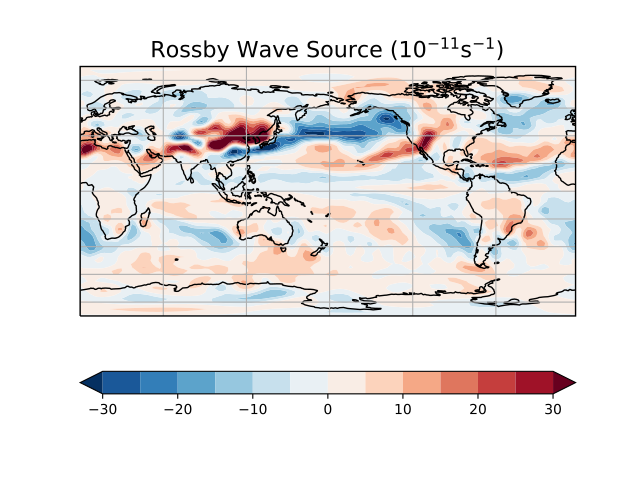

Reproduce this figure in Python.
"""Compute Rossby wave source from the long-term mean flow.

This example uses the xarray interface.

Additional requirements for this example:

* xarray (http://xarray.pydata.org)
* matplotlib (http://matplotlib.org/)
* cartopy (http://scitools.org.uk/cartopy/)

"""
import cartopy.crs as ccrs
import matplotlib as mpl
import matplotlib.pyplot as plt
import xarray as xr

from windspharm.xarray import VectorWind
from windspharm.examples import example_data_path

mpl.rcParams['mathtext.default'] = 'regular'


# Read zonal and meridional wind components from file using the xarray module.
# The components are in separate files.
ds = xr.open_mfdataset([example_data_path(f)
                        for f in ('uwnd_mean.nc', 'vwnd_mean.nc')])
uwnd = ds['uwnd']
vwnd = ds['vwnd']

# Create a VectorWind instance to handle the computations.
w = VectorWind(uwnd, vwnd)

# Compute components of rossby wave source: absolute vorticity, divergence,
# irrotational (divergent) wind components, gradients of absolute vorticity.
eta = w.absolutevorticity()
div = w.divergence()
uchi, vchi = w.irrotationalcomponent()
etax, etay = w.gradient(eta)
etax.attrs['units'] = 'm**-1 s**-1'
etay.attrs['units'] = 'm**-1 s**-1'

# Combine the components to form the Rossby wave source term.
S = eta * -1. * div - (uchi * etax + vchi * etay)

# Pick out the field for December at 200 hPa.
S_dec = S[S['time.month'] == 12]

# Plot Rossby wave source.
clevs = [-30, -25, -20, -15, -10, -5, 0, 5, 10, 15, 20, 25, 30]
ax = plt.subplot(111, projection=ccrs.PlateCarree(central_longitude=180))
S_dec *= 1e11
fill = S_dec[0].plot.contourf(ax=ax, levels=clevs, cmap=plt.cm.RdBu_r,
                              transform=ccrs.PlateCarree(), extend='both',
                              add_colorbar=False)
ax.coastlines()
ax.gridlines()
plt.colorbar(fill, orientation='horizontal')
plt.title('Rossby Wave Source ($10^{-11}$s$^{-1}$)', fontsize=16)
plt.show()
